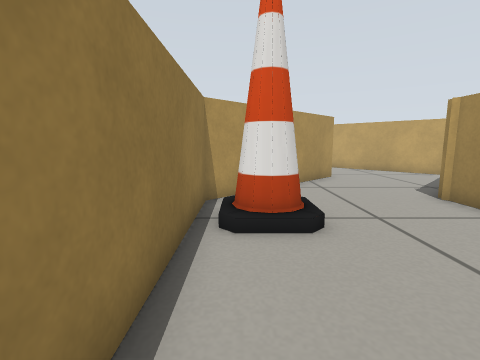
[1] (above)

20 first-person views from a walk through a robot-simulator world made for Gazebo. The camera is 0.4 m above the floor, tilts 8° down and sees 85° across. The floor is counted in squares, 0.25 m on a side. Each view is taken from the middle of a square. On the plan, view 1 faces up. The plan holds only what a view shows up to about 14 squares ahead; the rest is blank.

[2]
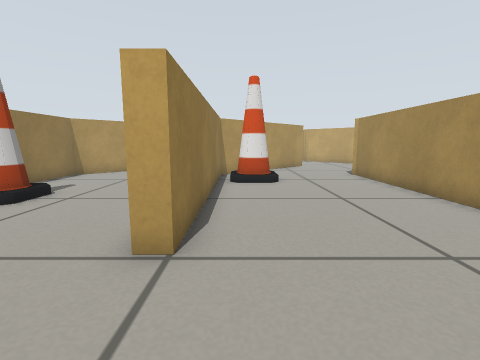

[3]
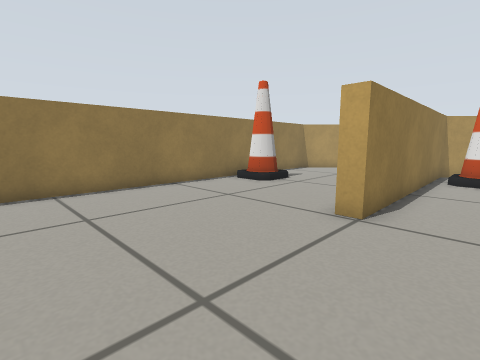

[4]
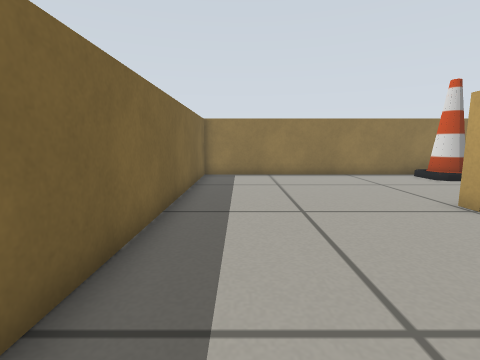

[5]
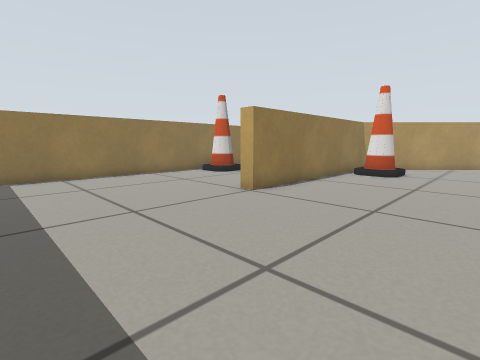

[6]
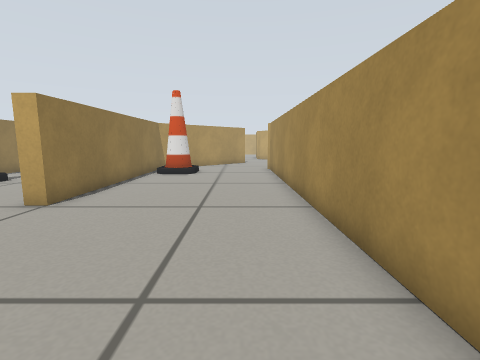

[7]
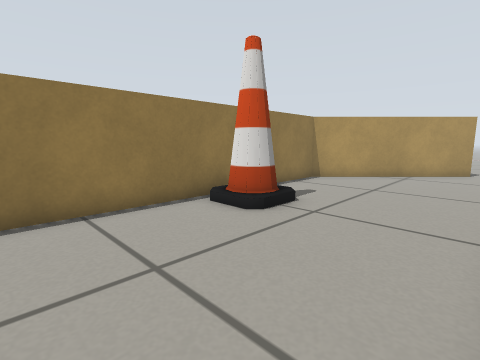

[8]
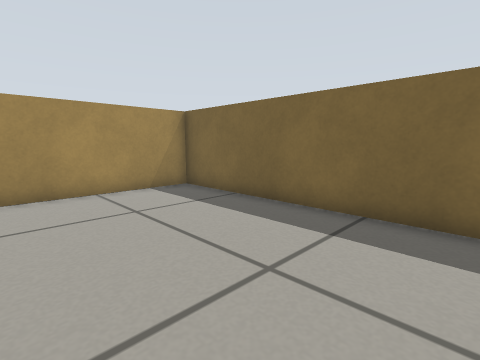

[9]
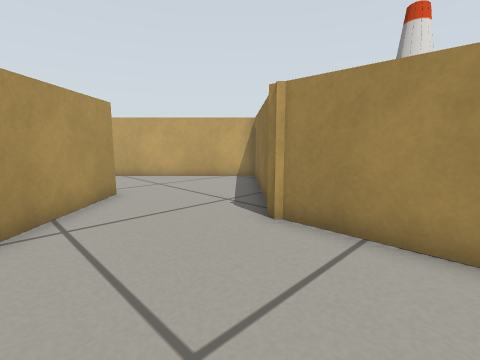

[10]
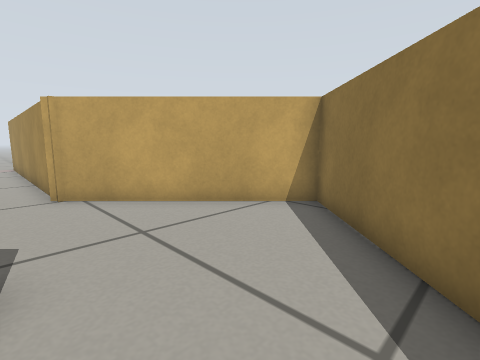

[11]
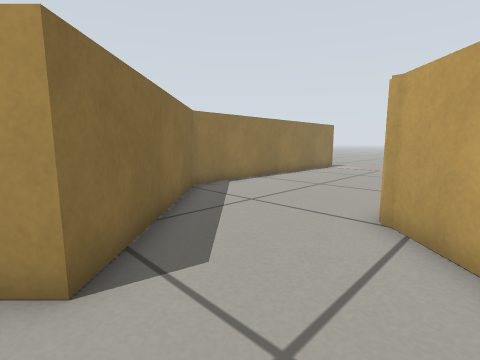

[12]
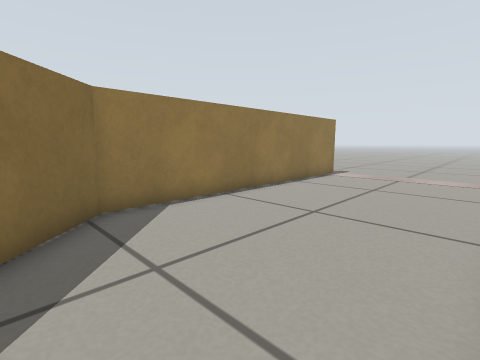

[13]
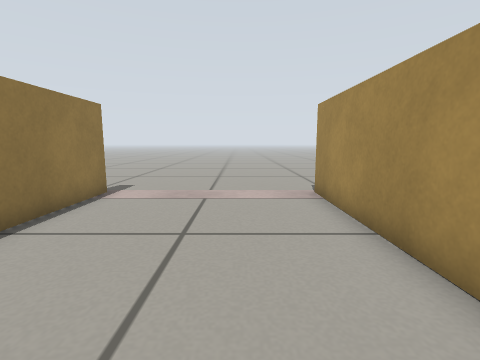

[14]
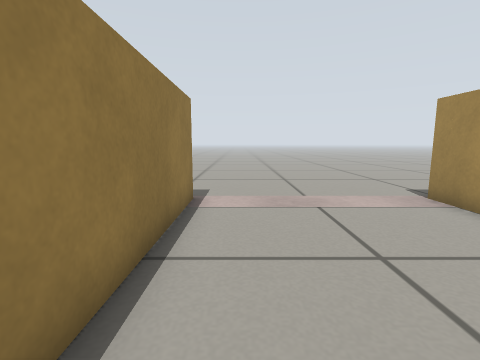

[15]
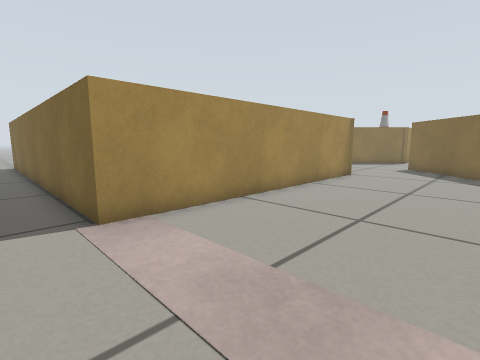

[16]
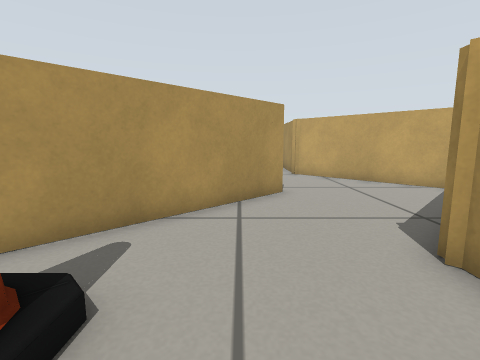

[17]
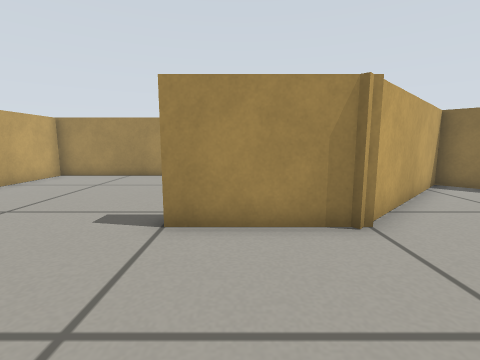

[18]
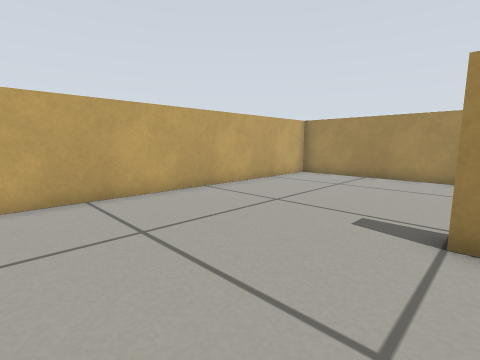

[19]
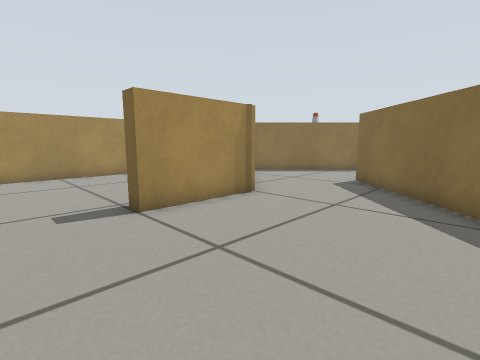

[20]
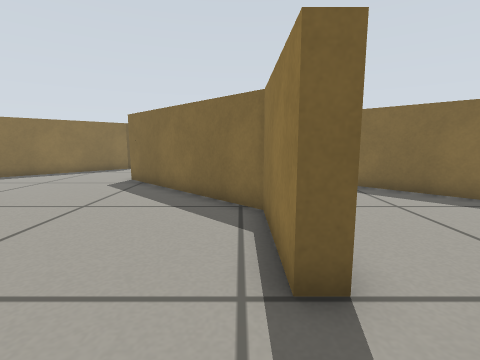

### Floor plan
Points are (right, up) in squares from view 1. A wall is a line through its corners. A room is listed if a view was taken in it or the views show most of it. See-through windows are left out.
Room 1 (views 1, 2, 3, 4, 5, 6, 7, 8, 9, 16)
walls: (-1.6, 4) (-1.6, 7.2); (-1.8, 7.2) (-1.1, 7.9); (0.9, 9.1) (-1, 7.2) (-1, -2.4) (-1.6, -2.4); (-6.1, 9.4) (-8.4, 7.2) (-8.4, -9.8) (5.8, -9.8) (5.8, 7.6)
ways out: opening at (-3.5, 8) to room 2; opening at (3.5, 9) to room 4
objects: cone (-7, 1) to (-6, 2); cone (0, 5) to (1, 6)
Room 2 (views 10, 11, 12)
walls: (-1.1, 7.9) (3.6, 12.5) (-1, 17.1); (-5.1, 14.6) (-3, 12.5) (-6.1, 9.4)
ways out: opening at (-3.5, 8) to room 1; opening at (-3, 15.3) to room 3
Room 3 (views 13, 14, 15)
walls: (-8.4, 29.5) (-8.4, 17.9) (-5.1, 14.6); (-1.6, 17.9) (-1.6, 29.4); (-1, 17.1) (-1.7, 17.8)
ways out: opening at (-3, 15.3) to room 2; opening at (-8.5, 30.5); opening at (-1.5, 30.5)
Room 4 (views 17, 18, 19, 20)
walls: (5.8, 17.4) (5.8, 21.5) (6.4, 21.5) (6.4, 17.9) (11.8, 12.5); (13.8, 18.5) (13.8, 28.8) (1.3, 28.8); (10, 11.5) (11, 12.5) (5.7, 17.8); (0.2, 16.7) (4.4, 12.5) (0.9, 9.1); (16.2, 9.8) (18.3, 11.9)
ways out: opening at (3.5, 9) to room 1

Where each view was taken, in squares from view 1:
view 1: 0 up, 0 right, facing up
view 2: 6 down, 0 right, facing up
view 3: 8 down, 1 right, facing up-left
view 4: 8 down, 5 right, facing left
view 5: 9 down, 5 right, facing up-left
view 6: 9 down, 4 right, facing up
view 7: 4 down, 2 left, facing up-left
view 8: 4 down, 3 left, facing down-right
view 9: 4 up, 6 left, facing up-right
view 10: 9 up, 3 left, facing up-right
view 11: 12 up, 0 right, facing up-left
view 12: 16 up, 2 left, facing up-left
view 13: 21 up, 4 left, facing up
view 14: 22 up, 7 left, facing up
view 15: 31 up, 7 left, facing down-right
view 16: 4 up, 3 right, facing up
view 17: 20 up, 1 right, facing right
view 18: 21 up, 1 right, facing up-right
view 19: 24 up, 0 right, facing down-right
view 20: 24 up, 7 right, facing down
